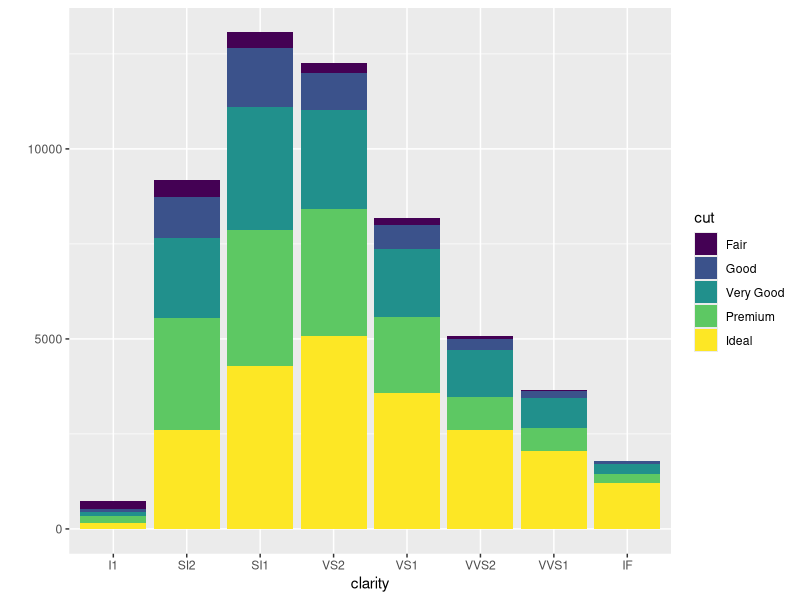

Here is the R script that generated this plot:
require("ggplot2")
g <- qplot(clarity, data=diamonds, fill=cut, geom="bar")
ggsave(file="test.svg", plot=image, width=10, height=8)